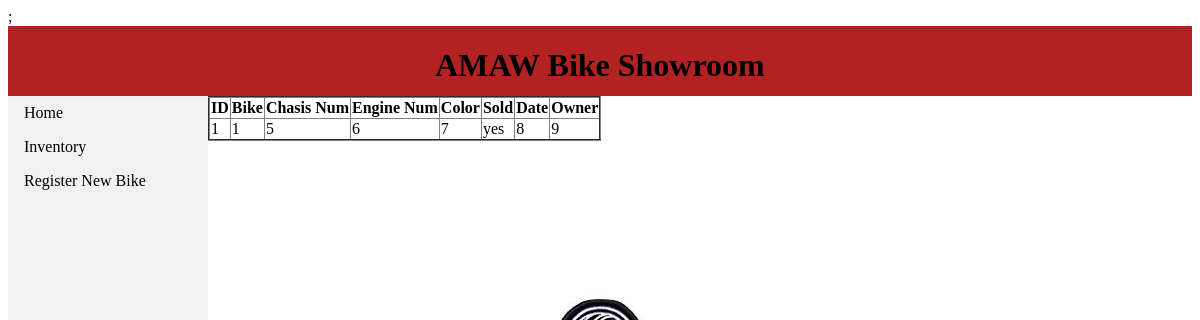
Page /salesman_bikes_sold_see_data.php on the earlier database version.
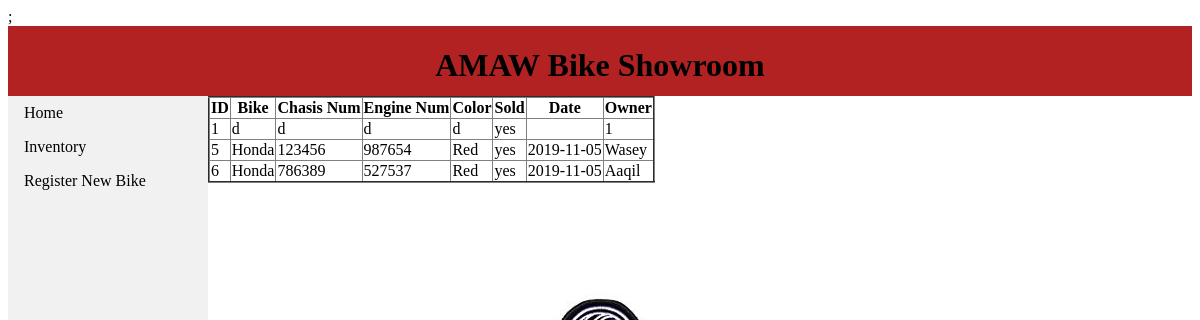
Same page on the later database version.
### tables this page shows
CREATE TABLE `invent` (
  `id` int(100) NOT NULL,
  `bike` varchar(100) NOT NULL,
  `chasisnum` varchar(100) NOT NULL,
  `enginenum` varchar(100) NOT NULL,
  `color` varchar(100) NOT NULL,
  `sold` varchar(100) NOT NULL,
  `date` varchar(100) NOT NULL,
  `owner` varchar(100) NOT NULL
);

### salesman_bikes_sold_see_data.php (the view, shortened to what this page needs)
<!DOCTYPE html>
<html>
<head>
<link rel="stylesheet" type="text/css" href="salesman.css">;
</head>
<body>
    <div class="header">
        <h1>AMAW Bike Showroom</h1>
    </div>
<div class="flex-container">
<ul>
<li><a href="salesman_home.html">Home</a></li>
  <li class="dropdown">
    <a>Inventory</a>
<li><a href="salesman_register_new_bike.php">Register New Bike</a></li>
</ul>
<div id="sell">
<?php
 require_once 'salesman_db_conn.php';
    $sql1 = "SELECT* FROM invent WHERE sold='yes'";
        $result = $conn->query($sql1);
        if ($result->num_rows > 0) {
            echo "<table border=\"2\" style=\"border-collapse:collapse;\">";
            echo "<tr>";
                echo "<th>ID </th>";
                echo "<th>Bike</th>";
                echo "<th>Chasis Num</th>";
                echo "<th>Engine Num</th>";
                echo"<th>Color</th>";
                echo"<th>Sold</th>";
                echo"<th>Date</th>";
                echo"<th>Owner</th>";
            echo "</tr>";
            while($row = $result->fetch_assoc()) {
                echo "<tr>";
                echo "<td>" . $row['id'] . "</td>";
                echo "<td>" . $row['bike'] . "</td>";
                echo "<td>" . $row['chasisnum'] . "</td>";
                echo "<td>" . $row['enginenum'] . "</td>";
                echo "<td>" . $row['color'] . "</td>";
                echo "<td>" . $row['sold'] . "</td>";
                echo "<td>" . $row['date'] . "</td>";
                echo "<td>" . $row['owner'] . "</td>";
            echo "</tr>";
            }
            echo "</table>";
        } else {
            echo "0 results";
        }
?>
</div>
</div>
</body>
</html>

### salesman.css (style rules this page uses)
.flex-container { display: flex; flex-flow: row wrap; }
ul { list-style-type: none; margin: 0; padding: 0; width: 200px; background-color: #f1f1f1; height: 1000px; }
li a { display: block; color: #000; padding: 8px 16px; text-decoration: none; }
li.dropdown { display: block; }
.header { align-content: center; align-items: center; background-color:firebrick; height: 70px; text-align: center; }
body { background-image: url("d.jpg"); background-position: center; background-repeat: no-repeat; height: 800px; }

Differences in the rows shown:
changed invent id 1: bike "1" → "d"; chasisnum "5" → "d"; enginenum "6" → "d"; color "7" → "d"; owner "9" → "1"; date "8" → (not shown)
added invent: id "5", bike "Honda", chasisnum "123456", enginenum "987654", color "Red", sold "yes", date "2019-11-05", owner "Wasey"
added invent: id "6", bike "Honda", chasisnum "786389", enginenum "527537", color "Red", sold "yes", date "2019-11-05", owner "Aaqil"
